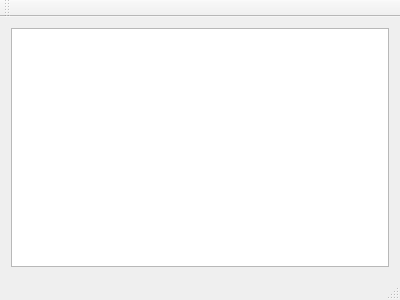
<?xml version="1.0" encoding="UTF-8"?>
<ui version="4.0">
 <class>MainWindow</class>
 <widget class="QMainWindow" name="MainWindow">
  <property name="geometry">
   <rect>
    <x>0</x>
    <y>0</y>
    <width>400</width>
    <height>300</height>
   </rect>
  </property>
  <property name="windowTitle">
   <string>Google Contacts</string>
  </property>
  <widget class="QWidget" name="centralWidget">
   <layout class="QVBoxLayout" name="verticalLayout">
    <item>
     <widget class="QTableWidget" name="tableWidget"/>
    </item>
   </layout>
  </widget>
  <widget class="QMenuBar" name="menuBar">
   <property name="geometry">
    <rect>
     <x>0</x>
     <y>0</y>
     <width>400</width>
     <height>25</height>
    </rect>
   </property>
  </widget>
  <widget class="QToolBar" name="mainToolBar">
   <attribute name="toolBarArea">
    <enum>TopToolBarArea</enum>
   </attribute>
   <attribute name="toolBarBreak">
    <bool>false</bool>
   </attribute>
  </widget>
  <widget class="QStatusBar" name="statusBar"/>
 </widget>
 <layoutdefault spacing="6" margin="11"/>
 <resources/>
 <connections/>
</ui>
